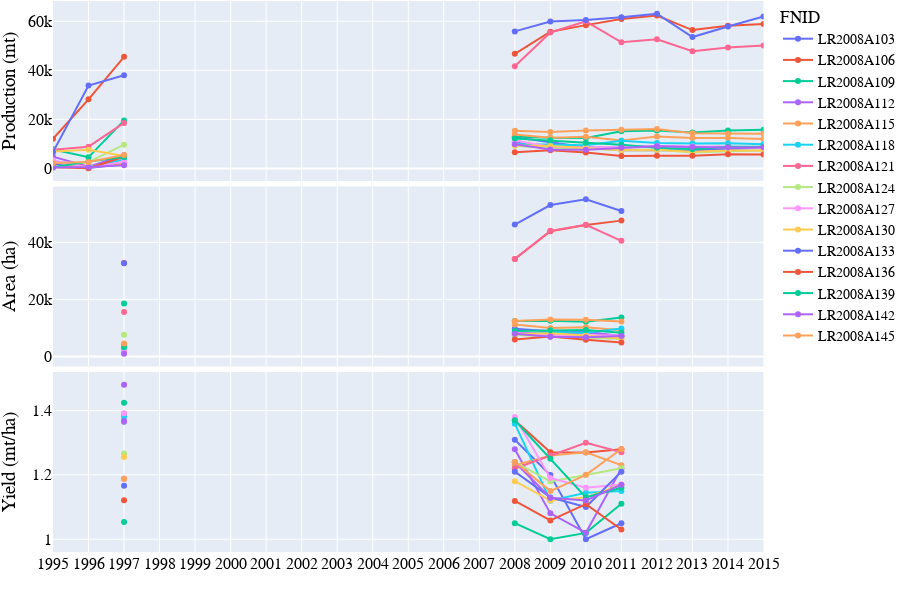

Notebook cell for this chart:
### Code cell
# Lineplot of Production-Area-Yield (PAY) time-series
country_iso, country_name = 'LR', 'Liberia'
df = pd.read_hdf('./data/crop/adm_crop_production_%s.hdf' % country_iso)
df = df[df['gscd_code']=='calibrated']; df['year'] = df['harvest_year']
year = [df['year'].min(), df['year'].max()]
product_season = [
    ['Rice','Main']
]
for product_name, season_name in product_season:
    footnote = 'Production-Area-Yield (PAY) time-series of %s - %s - %s' % (country_iso, product_name, season_name)
    fn_save = './figures/%s_line_pay_%s_%s.png' % (country_iso, product_name, season_name)
    sub = df[(df['product'] == product_name) & (df['season_name'] == season_name)]
    fig = PlotLinePAY(sub, year, footnote, fn_save)
    fig.show()

### Figure 1 — Plotly figure (JSON) as saved in the notebook; plotly's stock layout.template omitted (floating-point values rounded to 4 significant figures)
{"data": [{"connectgaps": false, "hovertemplate": "fnid=LR2008A103<br>indicator=production<br>year=%{x}<br>value=%{y}<extra></extra>", "legendgroup": "LR2008A103", "line": {"color": "#636efa", "dash": "solid"}, "marker": {"symbol": "circle"}, "mode": "lines+markers", "name": "LR2008A103", "orientation": "v", "showlegend": true, "type": "scatter", "x": [1995, 1996, 1997, 1998, 1999, 2000, 2001, 2002, 2003, 2004, 2005, 2006, 2007, 2008, 2009, 2010, 2011, 2012, 2013, 2014, 2015], "xaxis": "x3", "y": [1800, 200, 1840, null, null, null, null, null, null, null, null, null, null, 12740, 10640, 8700, 7390, 7570, 7470, 7990, 8430], "yaxis": "y3"}, {"connectgaps": false, "hovertemplate": "fnid=LR2008A103<br>indicator=area<br>year=%{x}<br>value=%{y}<extra></extra>", "legendgroup": "LR2008A103", "line": {"color": "#636efa", "dash": "solid"}, "marker": {"symbol": "circle"}, "mode": "lines+markers", "name": "LR2008A103", "orientation": "v", "showlegend": false, "type": "scatter", "x": [1995, 1996, 1997, 1998, 1999, 2000, 2001, 2002, 2003, 2004, 2005, 2006, 2007, 2008, 2009, 2010, 2011, 2012, 2013, 2014, 2015], "xaxis": "x2", "y": [null, null, 1348, null, null, null, null, null, null, null, null, null, null, 9730, 8870, 8700, 7040, null, null, null, null], "yaxis": "y2"}, {"connectgaps": false, "hovertemplate": "fnid=LR2008A103<br>indicator=yield<br>year=%{x}<br>value=%{y}<extra></extra>", "legendgroup": "LR2008A103", "line": {"color": "#636efa", "dash": "solid"}, "marker": {"symbol": "circle"}, "mode": "lines+markers", "name": "LR2008A103", "orientation": "v", "showlegend": false, "type": "scatter", "x": [1995, 1996, 1997, 1998, 1999, 2000, 2001, 2002, 2003, 2004, 2005, 2006, 2007, 2008, 2009, 2010, 2011, 2012, 2013, 2014, 2015], "xaxis": "x", "y": [null, null, 1.365, null, null, null, null, null, null, null, null, null, null, 1.309, 1.2, 1, 1.05, null, null, null, null], "yaxis": "y"}, {"connectgaps": false, "hovertemplate": "fnid=LR2008A106<br>indicator=production<br>year=%{x}<br>value=%{y}<extra></extra>", "legendgroup": "LR2008A106", "line": {"color": "#EF553B", "dash": "solid"}, "marker": {"symbol": "circle"}, "mode": "lines+markers", "name": "LR2008A106", "orientation": "v", "showlegend": true, "type": "scatter", "x": [1995, 1996, 1997, 1998, 1999, 2000, 2001, 2002, 2003, 2004, 2005, 2006, 2007, 2008, 2009, 2010, 2011, 2012, 2013, 2014, 2015], "xaxis": "x3", "y": [12100, 28200, 45500, null, null, null, null, null, null, null, null, null, null, 46760, 55740, 58440, 60900, 62370, 56430, 58230, 58900], "yaxis": "y3"}, {"connectgaps": false, "hovertemplate": "fnid=LR2008A106<br>indicator=area<br>year=%{x}<br>value=%{y}<extra></extra>", "legendgroup": "LR2008A106", "line": {"color": "#EF553B", "dash": "solid"}, "marker": {"symbol": "circle"}, "mode": "lines+markers", "name": "LR2008A106", "orientation": "v", "showlegend": false, "type": "scatter", "x": [1995, 1996, 1997, 1998, 1999, 2000, 2001, 2002, 2003, 2004, 2005, 2006, 2007, 2008, 2009, 2010, 2011, 2012, 2013, 2014, 2015], "xaxis": "x2", "y": [null, null, 32730, null, null, null, null, null, null, null, null, null, null, 34130, 43890, 46020, 47580, null, null, null, null], "yaxis": "y2"}, {"connectgaps": false, "hovertemplate": "fnid=LR2008A106<br>indicator=yield<br>year=%{x}<br>value=%{y}<extra></extra>", "legendgroup": "LR2008A106", "line": {"color": "#EF553B", "dash": "solid"}, "marker": {"symbol": "circle"}, "mode": "lines+markers", "name": "LR2008A106", "orientation": "v", "showlegend": false, "type": "scatter", "x": [1995, 1996, 1997, 1998, 1999, 2000, 2001, 2002, 2003, 2004, 2005, 2006, 2007, 2008, 2009, 2010, 2011, 2012, 2013, 2014, 2015], "xaxis": "x", "y": [null, null, 1.39, null, null, null, null, null, null, null, null, null, null, 1.37, 1.27, 1.27, 1.28, null, null, null, null], "yaxis": "y"}, {"connectgaps": false, "hovertemplate": "fnid=LR2008A109<br>indicator=production<br>year=%{x}<br>value=%{y}<extra></extra>", "legendgroup": "LR2008A109", "line": {"color": "#00cc96", "dash": "solid"}, "marker": {"symbol": "circle"}, "mode": "lines+markers", "name": "LR2008A109", "orientation": "v", "showlegend": true, "type": "scatter", "x": [1995, 1996, 1997, 1998, 1999, 2000, 2001, 2002, 2003, 2004, 2005, 2006, 2007, 2008, 2009, 2010, 2011, 2012, 2013, 2014, 2015], "xaxis": "x3", "y": [7800, 4600, 19610, null, null, null, null, null, null, null, null, null, null, 13060, 12530, 12400, 15140, 15500, 14630, 15440, 15760], "yaxis": "y3"}, {"connectgaps": false, "hovertemplate": "fnid=LR2008A109<br>indicator=area<br>year=%{x}<br>value=%{y}<extra></extra>", "legendgroup": "LR2008A109", "line": {"color": "#00cc96", "dash": "solid"}, "marker": {"symbol": "circle"}, "mode": "lines+markers", "name": "LR2008A109", "orientation": "v", "showlegend": false, "type": "scatter", "x": [1995, 1996, 1997, 1998, 1999, 2000, 2001, 2002, 2003, 2004, 2005, 2006, 2007, 2008, 2009, 2010, 2011, 2012, 2013, 2014, 2015], "xaxis": "x2", "y": [null, null, 18614, null, null, null, null, null, null, null, null, null, null, 12440, 12530, 12160, 13640, null, null, null, null], "yaxis": "y2"}, {"connectgaps": false, "hovertemplate": "fnid=LR2008A109<br>indicator=yield<br>year=%{x}<br>value=%{y}<extra></extra>", "legendgroup": "LR2008A109", "line": {"color": "#00cc96", "dash": "solid"}, "marker": {"symbol": "circle"}, "mode": "lines+markers", "name": "LR2008A109", "orientation": "v", "showlegend": false, "type": "scatter", "x": [1995, 1996, 1997, 1998, 1999, 2000, 2001, 2002, 2003, 2004, 2005, 2006, 2007, 2008, 2009, 2010, 2011, 2012, 2013, 2014, 2015], "xaxis": "x", "y": [null, null, 1.054, null, null, null, null, null, null, null, null, null, null, 1.05, 1, 1.02, 1.11, null, null, null, null], "yaxis": "y"}, {"connectgaps": false, "hovertemplate": "fnid=LR2008A112<br>indicator=production<br>year=%{x}<br>value=%{y}<extra></extra>", "legendgroup": "LR2008A112", "line": {"color": "#ab63fa", "dash": "solid"}, "marker": {"symbol": "circle"}, "mode": "lines+markers", "name": "LR2008A112", "orientation": "v", "showlegend": true, "type": "scatter", "x": [1995, 1996, 1997, 1998, 1999, 2000, 2001, 2002, 2003, 2004, 2005, 2006, 2007, 2008, 2009, 2010, 2011, 2012, 2013, 2014, 2015], "xaxis": "x3", "y": [4800, 700, 5390, null, null, null, null, null, null, null, null, null, null, 10710, 8600, 8550, 8930, 9140, 8680, 8460, 8460], "yaxis": "y3"}, {"connectgaps": false, "hovertemplate": "fnid=LR2008A112<br>indicator=area<br>year=%{x}<br>value=%{y}<extra></extra>", "legendgroup": "LR2008A112", "line": {"color": "#ab63fa", "dash": "solid"}, "marker": {"symbol": "circle"}, "mode": "lines+markers", "name": "LR2008A112", "orientation": "v", "showlegend": false, "type": "scatter", "x": [1995, 1996, 1997, 1998, 1999, 2000, 2001, 2002, 2003, 2004, 2005, 2006, 2007, 2008, 2009, 2010, 2011, 2012, 2013, 2014, 2015], "xaxis": "x2", "y": [null, null, 3642, null, null, null, null, null, null, null, null, null, null, 8370, 7960, 8380, 7320, null, null, null, null], "yaxis": "y2"}, {"connectgaps": false, "hovertemplate": "fnid=LR2008A112<br>indicator=yield<br>year=%{x}<br>value=%{y}<extra></extra>", "legendgroup": "LR2008A112", "line": {"color": "#ab63fa", "dash": "solid"}, "marker": {"symbol": "circle"}, "mode": "lines+markers", "name": "LR2008A112", "orientation": "v", "showlegend": false, "type": "scatter", "x": [1995, 1996, 1997, 1998, 1999, 2000, 2001, 2002, 2003, 2004, 2005, 2006, 2007, 2008, 2009, 2010, 2011, 2012, 2013, 2014, 2015], "xaxis": "x", "y": [null, null, 1.48, null, null, null, null, null, null, null, null, null, null, 1.28, 1.08, 1.02, 1.22, null, null, null, null], "yaxis": "y"}, {"connectgaps": false, "hovertemplate": "fnid=LR2008A115<br>indicator=production<br>year=%{x}<br>value=%{y}<extra></extra>", "legendgroup": "LR2008A115", "line": {"color": "#FFA15A", "dash": "solid"}, "marker": {"symbol": "circle"}, "mode": "lines+markers", "name": "LR2008A115", "orientation": "v", "showlegend": true, "type": "scatter", "x": [1995, 1996, 1997, 1998, 1999, 2000, 2001, 2002, 2003, 2004, 2005, 2006, 2007, 2008, 2009, 2010, 2011, 2012, 2013, 2014, 2015], "xaxis": "x3", "y": [653.2, 950.2, 1972.0, null, null, null, null, null, null, null, null, null, null, 13810, 12560, 12980, 11380, 13000, 12400, 12400, 12020], "yaxis": "y3"}, {"connectgaps": false, "hovertemplate": "fnid=LR2008A115<br>indicator=area<br>year=%{x}<br>value=%{y}<extra></extra>", "legendgroup": "LR2008A115", "line": {"color": "#FFA15A", "dash": "solid"}, "marker": {"symbol": "circle"}, "mode": "lines+markers", "name": "LR2008A115", "orientation": "v", "showlegend": false, "type": "scatter", "x": [1995, 1996, 1997, 1998, 1999, 2000, 2001, 2002, 2003, 2004, 2005, 2006, 2007, 2008, 2009, 2010, 2011, 2012, 2013, 2014, 2015], "xaxis": "x2", "y": [null, null, 1442.0, null, null, null, null, null, null, null, null, null, null, 11230, 9970, 10220, 9250, null, null, null, null], "yaxis": "y2"}, {"connectgaps": false, "hovertemplate": "fnid=LR2008A115<br>indicator=yield<br>year=%{x}<br>value=%{y}<extra></extra>", "legendgroup": "LR2008A115", "line": {"color": "#FFA15A", "dash": "solid"}, "marker": {"symbol": "circle"}, "mode": "lines+markers", "name": "LR2008A115", "orientation": "v", "showlegend": false, "type": "scatter", "x": [1995, 1996, 1997, 1998, 1999, 2000, 2001, 2002, 2003, 2004, 2005, 2006, 2007, 2008, 2009, 2010, 2011, 2012, 2013, 2014, 2015], "xaxis": "x", "y": [null, null, 1.367, null, null, null, null, null, null, null, null, null, null, 1.23, 1.26, 1.27, 1.23, null, null, null, null], "yaxis": "y"}, {"connectgaps": false, "hovertemplate": "fnid=LR2008A118<br>indicator=production<br>year=%{x}<br>value=%{y}<extra></extra>", "legendgroup": "LR2008A118", "line": {"color": "#19d3f3", "dash": "solid"}, "marker": {"symbol": "circle"}, "mode": "lines+markers", "name": "LR2008A118", "orientation": "v", "showlegend": true, "type": "scatter", "x": [1995, 1996, 1997, 1998, 1999, 2000, 2001, 2002, 2003, 2004, 2005, 2006, 2007, 2008, 2009, 2010, 2011, 2012, 2013, 2014, 2015], "xaxis": "x3", "y": [null, 500, 3630, null, null, null, null, null, null, null, null, null, null, 9990, 9620, 9500, 11270, 10420, 10190, 10240, 9880], "yaxis": "y3"}, {"connectgaps": false, "hovertemplate": "fnid=LR2008A118<br>indicator=area<br>year=%{x}<br>value=%{y}<extra></extra>", "legendgroup": "LR2008A118", "line": {"color": "#19d3f3", "dash": "solid"}, "marker": {"symbol": "circle"}, "mode": "lines+markers", "name": "LR2008A118", "orientation": "v", "showlegend": false, "type": "scatter", "x": [1995, 1996, 1997, 1998, 1999, 2000, 2001, 2002, 2003, 2004, 2005, 2006, 2007, 2008, 2009, 2010, 2011, 2012, 2013, 2014, 2015], "xaxis": "x2", "y": [null, null, 2630, null, null, null, null, null, null, null, null, null, null, 7350, 8590, 8300, 9800, null, null, null, null], "yaxis": "y2"}, {"connectgaps": false, "hovertemplate": "fnid=LR2008A118<br>indicator=yield<br>year=%{x}<br>value=%{y}<extra></extra>", "legendgroup": "LR2008A118", "line": {"color": "#19d3f3", "dash": "solid"}, "marker": {"symbol": "circle"}, "mode": "lines+markers", "name": "LR2008A118", "orientation": "v", "showlegend": false, "type": "scatter", "x": [1995, 1996, 1997, 1998, 1999, 2000, 2001, 2002, 2003, 2004, 2005, 2006, 2007, 2008, 2009, 2010, 2011, 2012, 2013, 2014, 2015], "xaxis": "x", "y": [null, null, 1.38, null, null, null, null, null, null, null, null, null, null, 1.359, 1.12, 1.145, 1.15, null, null, null, null], "yaxis": "y"}, {"connectgaps": false, "hovertemplate": "fnid=LR2008A121<br>indicator=production<br>year=%{x}<br>value=%{y}<extra></extra>", "legendgroup": "LR2008A121", "line": {"color": "#FF6692", "dash": "solid"}, "marker": {"symbol": "circle"}, "mode": "lines+markers", "name": "LR2008A121", "orientation": "v", "showlegend": true, "type": "scatter", "x": [1995, 1996, 1997, 1998, 1999, 2000, 2001, 2002, 2003, 2004, 2005, 2006, 2007, 2008, 2009, 2010, 2011, 2012, 2013, 2014, 2015], "xaxis": "x3", "y": [7645.0, 8881.0, 18560.0, null, null, null, null, null, null, null, null, null, null, 41710, 55440, 59980, 51440, 52660, 47770, 49280, 50110], "yaxis": "y3"}, {"connectgaps": false, "hovertemplate": "fnid=LR2008A121<br>indicator=area<br>year=%{x}<br>value=%{y}<extra></extra>", "legendgroup": "LR2008A121", "line": {"color": "#FF6692", "dash": "solid"}, "marker": {"symbol": "circle"}, "mode": "lines+markers", "name": "LR2008A121", "orientation": "v", "showlegend": false, "type": "scatter", "x": [1995, 1996, 1997, 1998, 1999, 2000, 2001, 2002, 2003, 2004, 2005, 2006, 2007, 2008, 2009, 2010, 2011, 2012, 2013, 2014, 2015], "xaxis": "x2", "y": [null, null, 15630.0, null, null, null, null, null, null, null, null, null, null, 34190, 44000, 46140, 40500, null, null, null, null], "yaxis": "y2"}, {"connectgaps": false, "hovertemplate": "fnid=LR2008A121<br>indicator=yield<br>year=%{x}<br>value=%{y}<extra></extra>", "legendgroup": "LR2008A121", "line": {"color": "#FF6692", "dash": "solid"}, "marker": {"symbol": "circle"}, "mode": "lines+markers", "name": "LR2008A121", "orientation": "v", "showlegend": false, "type": "scatter", "x": [1995, 1996, 1997, 1998, 1999, 2000, 2001, 2002, 2003, 2004, 2005, 2006, 2007, 2008, 2009, 2010, 2011, 2012, 2013, 2014, 2015], "xaxis": "x", "y": [null, null, 1.188, null, null, null, null, null, null, null, null, null, null, 1.22, 1.26, 1.3, 1.27, null, null, null, null], "yaxis": "y"}, {"connectgaps": false, "hovertemplate": "fnid=LR2008A124<br>indicator=production<br>year=%{x}<br>value=%{y}<extra></extra>", "legendgroup": "LR2008A124", "line": {"color": "#B6E880", "dash": "solid"}, "marker": {"symbol": "circle"}, "mode": "lines+markers", "name": "LR2008A124", "orientation": "v", "showlegend": true, "type": "scatter", "x": [1995, 1996, 1997, 1998, 1999, 2000, 2001, 2002, 2003, 2004, 2005, 2006, 2007, 2008, 2009, 2010, 2011, 2012, 2013, 2014, 2015], "xaxis": "x3", "y": [600, 2600, 9710, null, null, null, null, null, null, null, null, null, null, 9320, 8400, 8000, 7530, 7710, 6550, 7000, 7380], "yaxis": "y3"}, {"connectgaps": false, "hovertemplate": "fnid=LR2008A124<br>indicator=area<br>year=%{x}<br>value=%{y}<extra></extra>", "legendgroup": "LR2008A124", "line": {"color": "#B6E880", "dash": "solid"}, "marker": {"symbol": "circle"}, "mode": "lines+markers", "name": "LR2008A124", "orientation": "v", "showlegend": false, "type": "scatter", "x": [1995, 1996, 1997, 1998, 1999, 2000, 2001, 2002, 2003, 2004, 2005, 2006, 2007, 2008, 2009, 2010, 2011, 2012, 2013, 2014, 2015], "xaxis": "x2", "y": [null, null, 7669, null, null, null, null, null, null, null, null, null, null, 7520, 7120, 6670, 6170, null, null, null, null], "yaxis": "y2"}, {"connectgaps": false, "hovertemplate": "fnid=LR2008A124<br>indicator=yield<br>year=%{x}<br>value=%{y}<extra></extra>", "legendgroup": "LR2008A124", "line": {"color": "#B6E880", "dash": "solid"}, "marker": {"symbol": "circle"}, "mode": "lines+markers", "name": "LR2008A124", "orientation": "v", "showlegend": false, "type": "scatter", "x": [1995, 1996, 1997, 1998, 1999, 2000, 2001, 2002, 2003, 2004, 2005, 2006, 2007, 2008, 2009, 2010, 2011, 2012, 2013, 2014, 2015], "xaxis": "x", "y": [null, null, 1.266, null, null, null, null, null, null, null, null, null, null, 1.239, 1.18, 1.199, 1.22, null, null, null, null], "yaxis": "y"}, {"connectgaps": false, "hovertemplate": "fnid=LR2008A127<br>indicator=production<br>year=%{x}<br>value=%{y}<extra></extra>", "legendgroup": "LR2008A127", "line": {"color": "#FF97FF", "dash": "solid"}, "marker": {"symbol": "circle"}, "mode": "lines+markers", "name": "LR2008A127", "orientation": "v", "showlegend": true, "type": "scatter", "x": [1995, 1996, 1997, 1998, 1999, 2000, 2001, 2002, 2003, 2004, 2005, 2006, 2007, 2008, 2009, 2010, 2011, 2012, 2013, 2014, 2015], "xaxis": "x3", "y": [3400, 300, 2760, null, null, null, null, null, null, null, null, null, null, 11410, 8820, 8540, 8740, 9200, 8950, 8950, 8470], "yaxis": "y3"}, {"connectgaps": false, "hovertemplate": "fnid=LR2008A127<br>indicator=area<br>year=%{x}<br>value=%{y}<extra></extra>", "legendgroup": "LR2008A127", "line": {"color": "#FF97FF", "dash": "solid"}, "marker": {"symbol": "circle"}, "mode": "lines+markers", "name": "LR2008A127", "orientation": "v", "showlegend": false, "type": "scatter", "x": [1995, 1996, 1997, 1998, 1999, 2000, 2001, 2002, 2003, 2004, 2005, 2006, 2007, 2008, 2009, 2010, 2011, 2012, 2013, 2014, 2015], "xaxis": "x2", "y": [null, null, 1983, null, null, null, null, null, null, null, null, null, null, 8270, 7410, 7360, 7470, null, null, null, null], "yaxis": "y2"}, {"connectgaps": false, "hovertemplate": "fnid=LR2008A127<br>indicator=yield<br>year=%{x}<br>value=%{y}<extra></extra>", "legendgroup": "LR2008A127", "line": {"color": "#FF97FF", "dash": "solid"}, "marker": {"symbol": "circle"}, "mode": "lines+markers", "name": "LR2008A127", "orientation": "v", "showlegend": false, "type": "scatter", "x": [1995, 1996, 1997, 1998, 1999, 2000, 2001, 2002, 2003, 2004, 2005, 2006, 2007, 2008, 2009, 2010, 2011, 2012, 2013, 2014, 2015], "xaxis": "x", "y": [null, null, 1.392, null, null, null, null, null, null, null, null, null, null, 1.38, 1.19, 1.16, 1.17, null, null, null, null], "yaxis": "y"}, {"connectgaps": false, "hovertemplate": "fnid=LR2008A130<br>indicator=production<br>year=%{x}<br>value=%{y}<extra></extra>", "legendgroup": "LR2008A130", "line": {"color": "#FECB52", "dash": "solid"}, "marker": {"symbol": "circle"}, "mode": "lines+markers", "name": "LR2008A130", "orientation": "v", "showlegend": true, "type": "scatter", "x": [1995, 1996, 1997, 1998, 1999, 2000, 2001, 2002, 2003, 2004, 2005, 2006, 2007, 2008, 2009, 2010, 2011, 2012, 2013, 2014, 2015], "xaxis": "x3", "y": [6900, 7600, 5080, null, null, null, null, null, null, null, null, null, null, 9350, 9140, 8340, 7390, 7570, 6780, 7300, 7370], "yaxis": "y3"}, {"connectgaps": false, "hovertemplate": "fnid=LR2008A130<br>indicator=area<br>year=%{x}<br>value=%{y}<extra></extra>", "legendgroup": "LR2008A130", "line": {"color": "#FECB52", "dash": "solid"}, "marker": {"symbol": "circle"}, "mode": "lines+markers", "name": "LR2008A130", "orientation": "v", "showlegend": false, "type": "scatter", "x": [1995, 1996, 1997, 1998, 1999, 2000, 2001, 2002, 2003, 2004, 2005, 2006, 2007, 2008, 2009, 2010, 2011, 2012, 2013, 2014, 2015], "xaxis": "x2", "y": [null, null, 4047, null, null, null, null, null, null, null, null, null, null, 7920, 8160, 7380, 6320, null, null, null, null], "yaxis": "y2"}, {"connectgaps": false, "hovertemplate": "fnid=LR2008A130<br>indicator=yield<br>year=%{x}<br>value=%{y}<extra></extra>", "legendgroup": "LR2008A130", "line": {"color": "#FECB52", "dash": "solid"}, "marker": {"symbol": "circle"}, "mode": "lines+markers", "name": "LR2008A130", "orientation": "v", "showlegend": false, "type": "scatter", "x": [1995, 1996, 1997, 1998, 1999, 2000, 2001, 2002, 2003, 2004, 2005, 2006, 2007, 2008, 2009, 2010, 2011, 2012, 2013, 2014, 2015], "xaxis": "x", "y": [null, null, 1.255, null, null, null, null, null, null, null, null, null, null, 1.181, 1.12, 1.13, 1.169, null, null, null, null], "yaxis": "y"}, {"connectgaps": false, "hovertemplate": "fnid=LR2008A133<br>indicator=production<br>year=%{x}<br>value=%{y}<extra></extra>", "legendgroup": "LR2008A133", "line": {"color": "#636efa", "dash": "solid"}, "marker": {"symbol": "circle"}, "mode": "lines+markers", "name": "LR2008A133", "orientation": "v", "showlegend": true, "type": "scatter", "x": [1995, 1996, 1997, 1998, 1999, 2000, 2001, 2002, 2003, 2004, 2005, 2006, 2007, 2008, 2009, 2010, 2011, 2012, 2013, 2014, 2015], "xaxis": "x3", "y": [6700, 33800, 38040, null, null, null, null, null, null, null, null, null, null, 55880, 59910, 60570, 61630, 63080, 53570, 57870, 61970], "yaxis": "y3"}, {"connectgaps": false, "hovertemplate": "fnid=LR2008A133<br>indicator=area<br>year=%{x}<br>value=%{y}<extra></extra>", "legendgroup": "LR2008A133", "line": {"color": "#636efa", "dash": "solid"}, "marker": {"symbol": "circle"}, "mode": "lines+markers", "name": "LR2008A133", "orientation": "v", "showlegend": false, "type": "scatter", "x": [1995, 1996, 1997, 1998, 1999, 2000, 2001, 2002, 2003, 2004, 2005, 2006, 2007, 2008, 2009, 2010, 2011, 2012, 2013, 2014, 2015], "xaxis": "x2", "y": [null, null, 32627, null, null, null, null, null, null, null, null, null, null, 46180, 53020, 55060, 50930, null, null, null, null], "yaxis": "y2"}, {"connectgaps": false, "hovertemplate": "fnid=LR2008A133<br>indicator=yield<br>year=%{x}<br>value=%{y}<extra></extra>", "legendgroup": "LR2008A133", "line": {"color": "#636efa", "dash": "solid"}, "marker": {"symbol": "circle"}, "mode": "lines+markers", "name": "LR2008A133", "orientation": "v", "showlegend": false, "type": "scatter", "x": [1995, 1996, 1997, 1998, 1999, 2000, 2001, 2002, 2003, 2004, 2005, 2006, 2007, 2008, 2009, 2010, 2011, 2012, 2013, 2014, 2015], "xaxis": "x", "y": [null, null, 1.166, null, null, null, null, null, null, null, null, null, null, 1.21, 1.13, 1.1, 1.21, null, null, null, null], "yaxis": "y"}, {"connectgaps": false, "hovertemplate": "fnid=LR2008A136<br>indicator=production<br>year=%{x}<br>value=%{y}<extra></extra>", "legendgroup": "LR2008A136", "line": {"color": "#EF553B", "dash": "solid"}, "marker": {"symbol": "circle"}, "mode": "lines+markers", "name": "LR2008A136", "orientation": "v", "showlegend": true, "type": "scatter", "x": [1995, 1996, 1997, 1998, 1999, 2000, 2001, 2002, 2003, 2004, 2005, 2006, 2007, 2008, 2009, 2010, 2011, 2012, 2013, 2014, 2015], "xaxis": "x3", "y": [500, 100, 4790, null, null, null, null, null, null, null, null, null, null, 6670, 7410, 6500, 5110, 5230, 5170, 5790, 5730], "yaxis": "y3"}, {"connectgaps": false, "hovertemplate": "fnid=LR2008A136<br>indicator=area<br>year=%{x}<br>value=%{y}<extra></extra>", "legendgroup": "LR2008A136", "line": {"color": "#EF553B", "dash": "solid"}, "marker": {"symbol": "circle"}, "mode": "lines+markers", "name": "LR2008A136", "orientation": "v", "showlegend": false, "type": "scatter", "x": [1995, 1996, 1997, 1998, 1999, 2000, 2001, 2002, 2003, 2004, 2005, 2006, 2007, 2008, 2009, 2010, 2011, 2012, 2013, 2014, 2015], "xaxis": "x2", "y": [null, null, 4272, null, null, null, null, null, null, null, null, null, null, 5960, 7000, 5860, 4960, null, null, null, null], "yaxis": "y2"}, {"connectgaps": false, "hovertemplate": "fnid=LR2008A136<br>indicator=yield<br>year=%{x}<br>value=%{y}<extra></extra>", "legendgroup": "LR2008A136", "line": {"color": "#EF553B", "dash": "solid"}, "marker": {"symbol": "circle"}, "mode": "lines+markers", "name": "LR2008A136", "orientation": "v", "showlegend": false, "type": "scatter", "x": [1995, 1996, 1997, 1998, 1999, 2000, 2001, 2002, 2003, 2004, 2005, 2006, 2007, 2008, 2009, 2010, 2011, 2012, 2013, 2014, 2015], "xaxis": "x", "y": [null, null, 1.121, null, null, null, null, null, null, null, null, null, null, 1.119, 1.059, 1.109, 1.03, null, null, null, null], "yaxis": "y"}, {"connectgaps": false, "hovertemplate": "fnid=LR2008A139<br>indicator=production<br>year=%{x}<br>value=%{y}<extra></extra>", "legendgroup": "LR2008A139", "line": {"color": "#00cc96", "dash": "solid"}, "marker": {"symbol": "circle"}, "mode": "lines+markers", "name": "LR2008A139", "orientation": "v", "showlegend": true, "type": "scatter", "x": [1995, 1996, 1997, 1998, 1999, 2000, 2001, 2002, 2003, 2004, 2005, 2006, 2007, 2008, 2009, 2010, 2011, 2012, 2013, 2014, 2015], "xaxis": "x3", "y": [500, 2800, 4680, null, null, null, null, null, null, null, null, null, null, 12260, 11500, 10500, 9630, 8500, 7840, 8890, 8890], "yaxis": "y3"}, {"connectgaps": false, "hovertemplate": "fnid=LR2008A139<br>indicator=area<br>year=%{x}<br>value=%{y}<extra></extra>", "legendgroup": "LR2008A139", "line": {"color": "#00cc96", "dash": "solid"}, "marker": {"symbol": "circle"}, "mode": "lines+markers", "name": "LR2008A139", "orientation": "v", "showlegend": false, "type": "scatter", "x": [1995, 1996, 1997, 1998, 1999, 2000, 2001, 2002, 2003, 2004, 2005, 2006, 2007, 2008, 2009, 2010, 2011, 2012, 2013, 2014, 2015], "xaxis": "x2", "y": [null, null, 3286, null, null, null, null, null, null, null, null, null, null, 8950, 9200, 9290, 8300, null, null, null, null], "yaxis": "y2"}, {"connectgaps": false, "hovertemplate": "fnid=LR2008A139<br>indicator=yield<br>year=%{x}<br>value=%{y}<extra></extra>", "legendgroup": "LR2008A139", "line": {"color": "#00cc96", "dash": "solid"}, "marker": {"symbol": "circle"}, "mode": "lines+markers", "name": "LR2008A139", "orientation": "v", "showlegend": false, "type": "scatter", "x": [1995, 1996, 1997, 1998, 1999, 2000, 2001, 2002, 2003, 2004, 2005, 2006, 2007, 2008, 2009, 2010, 2011, 2012, 2013, 2014, 2015], "xaxis": "x", "y": [null, null, 1.424, null, null, null, null, null, null, null, null, null, null, 1.37, 1.25, 1.13, 1.16, null, null, null, null], "yaxis": "y"}, {"connectgaps": false, "hovertemplate": "fnid=LR2008A142<br>indicator=production<br>year=%{x}<br>value=%{y}<extra></extra>", "legendgroup": "LR2008A142", "line": {"color": "#ab63fa", "dash": "solid"}, "marker": {"symbol": "circle"}, "mode": "lines+markers", "name": "LR2008A142", "orientation": "v", "showlegend": true, "type": "scatter", "x": [1995, 1996, 1997, 1998, 1999, 2000, 2001, 2002, 2003, 2004, 2005, 2006, 2007, 2008, 2009, 2010, 2011, 2012, 2013, 2014, 2015], "xaxis": "x3", "y": [446.8, 649.8, 1348.0, null, null, null, null, null, null, null, null, null, null, 9900, 7790, 7620, 8410, 9100, 8780, 8550, 8620], "yaxis": "y3"}, {"connectgaps": false, "hovertemplate": "fnid=LR2008A142<br>indicator=area<br>year=%{x}<br>value=%{y}<extra></extra>", "legendgroup": "LR2008A142", "line": {"color": "#ab63fa", "dash": "solid"}, "marker": {"symbol": "circle"}, "mode": "lines+markers", "name": "LR2008A142", "orientation": "v", "showlegend": false, "type": "scatter", "x": [1995, 1996, 1997, 1998, 1999, 2000, 2001, 2002, 2003, 2004, 2005, 2006, 2007, 2008, 2009, 2010, 2011, 2012, 2013, 2014, 2015], "xaxis": "x2", "y": [null, null, 986.1, null, null, null, null, null, null, null, null, null, null, 7990, 6900, 6800, 7190, null, null, null, null], "yaxis": "y2"}, {"connectgaps": false, "hovertemplate": "fnid=LR2008A142<br>indicator=yield<br>year=%{x}<br>value=%{y}<extra></extra>", "legendgroup": "LR2008A142", "line": {"color": "#ab63fa", "dash": "solid"}, "marker": {"symbol": "circle"}, "mode": "lines+markers", "name": "LR2008A142", "orientation": "v", "showlegend": false, "type": "scatter", "x": [1995, 1996, 1997, 1998, 1999, 2000, 2001, 2002, 2003, 2004, 2005, 2006, 2007, 2008, 2009, 2010, 2011, 2012, 2013, 2014, 2015], "xaxis": "x", "y": [null, null, 1.367, null, null, null, null, null, null, null, null, null, null, 1.239, 1.129, 1.121, 1.17, null, null, null, null], "yaxis": "y"}, {"connectgaps": false, "hovertemplate": "fnid=LR2008A145<br>indicator=production<br>year=%{x}<br>value=%{y}<extra></extra>", "legendgroup": "LR2008A145", "line": {"color": "#FFA15A", "dash": "solid"}, "marker": {"symbol": "circle"}, "mode": "lines+markers", "name": "LR2008A145", "orientation": "v", "showlegend": true, "type": "scatter", "x": [1995, 1996, 1997, 1998, 1999, 2000, 2001, 2002, 2003, 2004, 2005, 2006, 2007, 2008, 2009, 2010, 2011, 2012, 2013, 2014, 2015], "xaxis": "x3", "y": [2255.0, 2619.0, 5476.0, null, null, null, null, null, null, null, null, null, null, 15430, 14900, 15470, 15760, 16140, 14340, 14210, 14210], "yaxis": "y3"}, {"connectgaps": false, "hovertemplate": "fnid=LR2008A145<br>indicator=area<br>year=%{x}<br>value=%{y}<extra></extra>", "legendgroup": "LR2008A145", "line": {"color": "#FFA15A", "dash": "solid"}, "marker": {"symbol": "circle"}, "mode": "lines+markers", "name": "LR2008A145", "orientation": "v", "showlegend": false, "type": "scatter", "x": [1995, 1996, 1997, 1998, 1999, 2000, 2001, 2002, 2003, 2004, 2005, 2006, 2007, 2008, 2009, 2010, 2011, 2012, 2013, 2014, 2015], "xaxis": "x2", "y": [null, null, 4609.0, null, null, null, null, null, null, null, null, null, null, 12440, 12960, 12890, 12310, null, null, null, null], "yaxis": "y2"}, {"connectgaps": false, "hovertemplate": "fnid=LR2008A145<br>indicator=yield<br>year=%{x}<br>value=%{y}<extra></extra>", "legendgroup": "LR2008A145", "line": {"color": "#FFA15A", "dash": "solid"}, "marker": {"symbol": "circle"}, "mode": "lines+markers", "name": "LR2008A145", "orientation": "v", "showlegend": false, "type": "scatter", "x": [1995, 1996, 1997, 1998, 1999, 2000, 2001, 2002, 2003, 2004, 2005, 2006, 2007, 2008, 2009, 2010, 2011, 2012, 2013, 2014, 2015], "xaxis": "x", "y": [null, null, 1.188, null, null, null, null, null, null, null, null, null, null, 1.24, 1.15, 1.2, 1.28, null, null, null, null], "yaxis": "y"}], "layout": {"annotations": [{"showarrow": false, "text": "", "textangle": 90, "x": 0.98, "xanchor": "left", "xref": "paper", "y": 0.1633, "yanchor": "middle", "yref": "paper"}, {"showarrow": false, "text": "", "textangle": 90, "x": 0.98, "xanchor": "left", "xref": "paper", "y": 0.5, "yanchor": "middle", "yref": "paper"}, {"showarrow": false, "text": "", "textangle": 90, "x": 0.98, "xanchor": "left", "xref": "paper", "y": 0.8367, "yanchor": "middle", "yref": "paper"}, {"align": "left", "font": {"color": "dimgrey", "family": "arial", "size": 15}, "showarrow": false, "text": "Production-Area-Yield (PAY) time-series of LR - Rice - Main", "x": -0.014, "xref": "paper", "y": -0.14, "yref": "paper"}], "font": {"color": "black", "family": "arial", "size": 16}, "height": 600, "legend": {"font": {"size": 14}, "title": {"text": "FNID"}, "tracegroupgap": 0, "x": 1, "xanchor": "left", "y": 1, "yanchor": "top"}, "margin": {"b": 25, "l": 0, "r": 0, "t": 0}, "width": 900, "xaxis": {"anchor": "y", "domain": [0, 0.98], "dtick": 1, "range": [1995, 2015], "title": {"text": ""}}, "xaxis2": {"anchor": "y2", "domain": [0, 0.98], "dtick": 1, "matches": "x", "showticklabels": false}, "xaxis3": {"anchor": "y3", "domain": [0, 0.98], "dtick": 1, "matches": "x", "showticklabels": false}, "yaxis": {"anchor": "x", "domain": [0, 0.3267], "title": {"text": "Yield (mt/ha)"}}, "yaxis2": {"anchor": "x2", "domain": [0.3367, 0.6633], "title": {"text": "Area (ha)"}}, "yaxis3": {"anchor": "x3", "domain": [0.6733, 1], "title": {"text": "Production (mt)"}}}}
